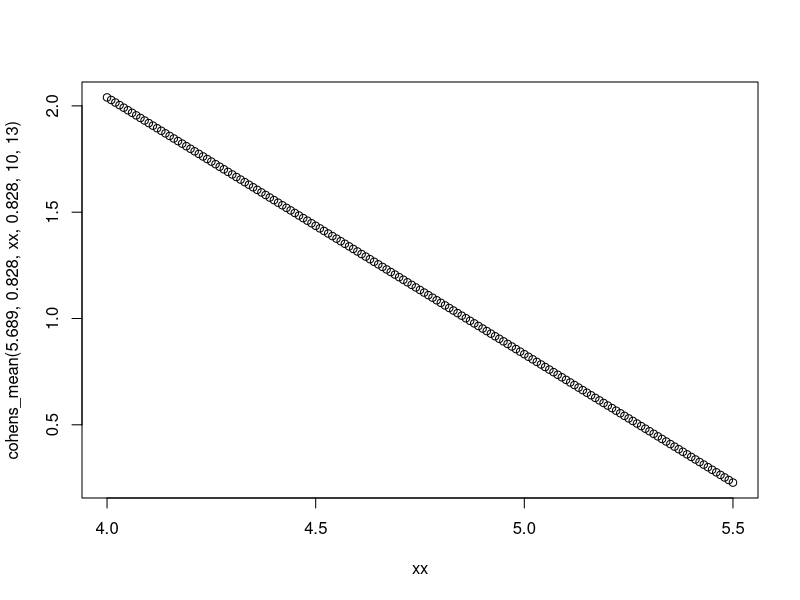

This chart was generated by the following R code: (Note: this script raises an error after producing the figure.)
library(ggplot2)
#library(cowplot)
library(pwr)
library(gtable)
library(grid)
library(reshape2)

cohens_d <- function(x, y) {
  lx <- length(x) - 1
  ly <- length(y) - 1
  md  <- abs(mean(x) - mean(y)) ## mean difference (numerator)
  csd <- lx * var(x) + ly * var(y)
  csd <- csd/(lx + ly)
  csd <- sqrt(csd) ## common sd computation
  
  cd  <- md/csd ## cohen's d
  print(cd)
  }

cohens_mean <- function(mx, sdx, my, sdy, n1, n2) {
  md <- abs(mx - my)
  n1 <- n1 - 1
  n2 <- n2 - 1
  csd <- (n1 * (sdx^2)) + (n2 * (sdy^2))
  csd <- csd/(n1 + n2)
  csd <- sqrt(csd)
  
  cd <- md/csd
  print(cd)
}

#example of using mean for effect size calculation
cohens_mean(0.011,0.0164,0.0234,0.0164,10,13)

#calculate flu copy limit of detection
x = ((40:55)/10)

#finishied function, x is the limit of detection when sd=0.028 and mean of control group is 5.689
cohen_liofde <- function(x){
  y <- cohens_mean(5.689,0.828,x,0.828,10,10)
  z <- pwr.t.test(d = y, sig.level = 0.05 , power = 0.8, type = c("two.sample"))
  q <- z$n
  q
}

#set x from 4.0 to 5.5
x = ((40:55)/10)
xx = ((400:550)/100)
#plot effect size and flu copy number
plot(xx, cohens_mean(5.689,0.828,xx,0.828,10,13))

for (j in 1:length(x)) 
#create empty datalist to store data from loop
datalist <- data.frame()

#loop x from 4.0 to 5.5, calculate the sample size for each detection
for (i in 1:length(x)) {
  datalist[i,1] <- cohen_lod(x[i]) 
  datalist[i,2] <- x[i]
  datalist[i,3] <- cohens_mean(5.689,0.828,x[i],0.828,10,10)
}

#plot result
p <- ggplot(datalist, aes(x = V1, y = V2)) + geom_point() 
p <- p + geom_smooth(method = "auto", formula = y ~ x,se = TRUE)
p <- p + xlab("sample needed") + ylab("detection of flu viral copy with Power above 80%")
p <- p + geom_hline(yintercept = 5.688856, color = "red")
p1 <- p + geom_hline(yintercept = 4.238104, color = "darkgreen")
p1

p2 <- ggplot(data = datalist, aes(x = V3, y = V2)) + geom_point(color = "red")

ggplot_dual_axis(p1, p2, which.axis = "x")

#example of power calculation from pwr package
pwr.t.test(n=50, sig.level = 0.01 , d = 1, type = c("two.sample"))


plot(pwr.t.test(d = 1.4359903381642514, sig.level = 0.05 , power = 0.8, type = c("two.sample")))

ggplot_dual_axis = function(plot1, plot2, which.axis = "x") {
  
  # Update plot with transparent panel
  plot2 = plot2 + theme(panel.background = element_rect(fill = NA))
  
  grid.newpage()
  
  # Increase right margin if which.axis == "y"
  if(which.axis == "y") plot1 = plot1 + theme(plot.margin = unit(c(0.7, 1.5, 0.4, 0.4), "cm"))
  
  # Extract gtable
  g1 = ggplot_gtable(ggplot_build(plot1))
  
  g2 = ggplot_gtable(ggplot_build(plot2))
  
  # Overlap the panel of the second plot on that of the first
  pp = c(subset(g1$layout, name == "panel", se = t:r))
  
  g = gtable_add_grob(g1, g2$grobs[[which(g2$layout$name=="panel")]], pp$t, pp$l, pp$b, pp$l)
  
  # Steal axis from second plot and modify
  axis.lab = ifelse(which.axis == "x", "axis-b", "axis-l")
  
  ia = which(g2$layout$name == axis.lab)
  
  ga = g2$grobs[[ia]]
  
  ax = ga$children[[2]]
  
  # Switch position of ticks and labels
  if(which.axis == "x") ax$heights = rev(ax$heights) else ax$widths = rev(ax$widths)
  
  ax$grobs = rev(ax$grobs)
  
  if(which.axis == "x") 
    
    ax$grobs[[2]]$y = ax$grobs[[2]]$y - unit(1, "npc") + unit(0.15, "cm") else
      
      ax$grobs[[1]]$x = ax$grobs[[1]]$x - unit(1, "npc") + unit(0.15, "cm")
  
  # Modify existing row to be tall enough for axis
  if(which.axis == "x") g$heights[[2]] = g$heights[g2$layout[ia,]$t]
  
  # Add new row or column for axis label
  if(which.axis == "x") {
    
    g = gtable_add_grob(g, ax, 2, 4, 2, 4) 
    
    g = gtable_add_rows(g, g2$heights[1], 1)
    
    g = gtable_add_grob(g, g2$grob[[6]], 2, 4, 2, 4)
    
  } else {
    
    g = gtable_add_cols(g, g2$widths[g2$layout[ia, ]$l], length(g$widths) - 1)
    
    g = gtable_add_grob(g, ax, pp$t, length(g$widths) - 1, pp$b) 
    
    g = gtable_add_grob(g, g2$grob[[7]], pp$t, length(g$widths), pp$b - 1)
    
  }
  
  # Draw it
  grid.draw(g)
  
}


#reproduce figures for HAM 
#set subject number per group
listN <- c(10, 20, 30, 40)
#set significance value
sigN <- c(0.01, 0.001, 0.0001)

datalist <- data.frame()
for (j in 1:length(listN)) {
  print(j)
  for (i in 1:16) {
x <- pwr.t.test(n = (listN[j]), sig.level = 0.05 , d = (3/16*i), type = c("two.sample"))
datalist[i,j] <- x$power
print(i,j)
  }
}
colnames(datalist) <- listN
datamelt <- melt(datalist)
datamelt$delta <- rep(1:16,4) * (3/16)
colnames(datamelt) <- c("Sample.Size.per.group", "Power", "Delta")

p <- ggplot(data = datamelt, mapping = aes(x=Delta, y=Power, color=Sample.Size.per.group)) + geom_point() + geom_line()
p <- p + ggtitle("Two-point Significance=0.05")
p

#Figure 2
#set globle variance
VarN <- c(0.01, 0.0165, 0.05, 0.1, 0.15, 0.2)
#
MeandiffN <- c(0.001,0.0025, 0.005, 0.0075, 0.01, 0.0125, 0.015, 0.02, 0.04, 0.06)

x <- cohens_mean(1.02, 0.01, 1.03, 0.01, 10, 13)
datalist3 <- data.frame()

for (j in 1:length(VarN)) {
  print(j)
  for (i in 1:length(MeandiffN)) {
    x <- cohens_mean(1, VarN[j], (1+MeandiffN[i]), VarN[j], 10, 13)
  datalist3[i,j] <-x}
}
colnames(datalist3) <- VarN
datalist3$meandiff <- c(0.001,0.0025, 0.005, 0.0075, 0.01, 0.0125, 0.015, 0.02, 0.04, 0.06)
p3list <- paste(1:10, "%", sep="")
datalist3$meandiff<- factor(datalist3$meandiff, levels=c(0.001,0.0025, 0.005, 0.0075, 0.01, 0.0125, 0.015, 0.02, 0.04, 0.06))
df3 <- melt(datalist3)
colnames(df3) <- c("Mean.Difference", "Standard.Deviation", "Effect.Size")
p3 <- ggplot(df3, aes(x=Mean.Difference, y=Effect.Size, color=Standard.Deviation)) + geom_point() + geom_line(aes(group=Standard.Deviation))
p3

#figure 1
listnumber0 <- 0:10
listnumber1 <- 12.5 + 10.66667*listnumber0
deltalist <- c(1,2)

datalist2 <- data.frame()
for (i in 1:length(listnumber1)) {
  x <- pwr.t.test(n = (listnumber1[i]/2), sig.level = 0.01 , d = 1, type = c("two.sample"))
  y <- pwr.t.test(n = (listnumber1[i]/3), sig.level = 0.01 , d = 1, type = c("two.sample"))
  datalist2[i,1] <- x$power
  datalist2[i,2] <- y$power
}
colnames(datalist2) <- c("Two.Point", "Three.Point")
data.2.melt <- melt(datalist2)
data.2.melt$N <- rep(round(listnumber1,0), 2)
colnames(data.2.melt) <- c("Design", "Power", "Sample.Size")
p <- ggplot(data = data.2.melt, mapping = aes(x=Sample.Size, y=Power, color=Design)) + xlim(10,125) + ylim(0,1) + geom_point() + geom_line()
p <- p + ggtitle("Delta_1 Significance=0.01")
p
